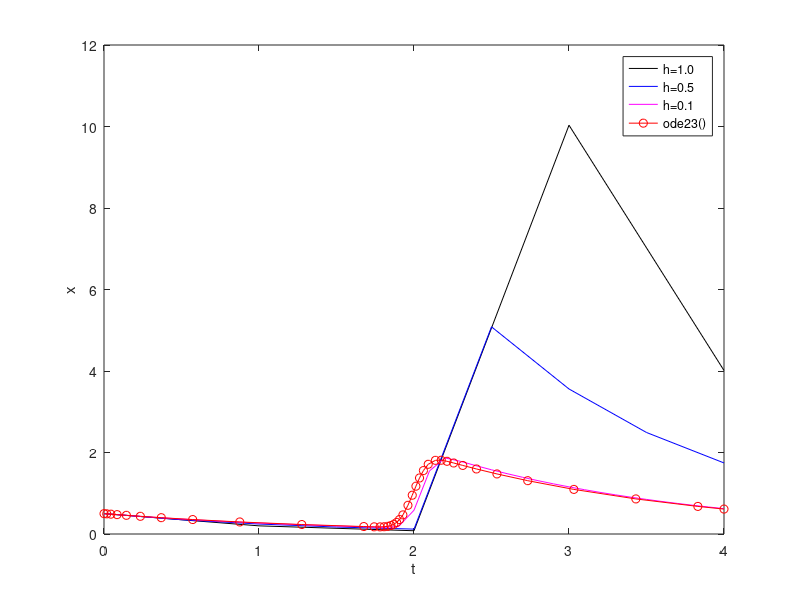

Here is the MATLAB script that generated this plot:
function MP2p04()

close all
clear all

% Solving the ODE for
% 0<t<4 with x(0)=0.5

%Own Euler Solver
[t1,x1]=MyEuler(@dxdt,[0 4],0.5,1);
[t2,x2]=MyEuler(@dxdt,[0 4],0.5,0.5);
[t3,x3]=MyEuler(@dxdt,[0 4],0.5,0.1);
%Matlab Solver
[tmat,xmat]=ode23(@dxdt,[0 4],0.5);
plot(t1,x1,'k-',t2,x2,'b-',t3,x3,'m-',tmat,xmat,'ro-')
legend('h=1.0','h=0.5','h=0.1','ode23()');
xlabel('t');
ylabel('x');

function [t,x]=MyEuler(ODEfunc,tspan,x0,h)
%This function solves only one ODE.
t=tspan(1):h:tspan(2);
x(1)=x0;
for n=1:length(t)-1
    x(n+1)=x(n)+ODEfunc(t(n),x(n))*h;
end
 
 
function xp=dxdt(t,x)
xp=10*exp(-(t-2)^2/(2*0.075^2))-0.6*x;
